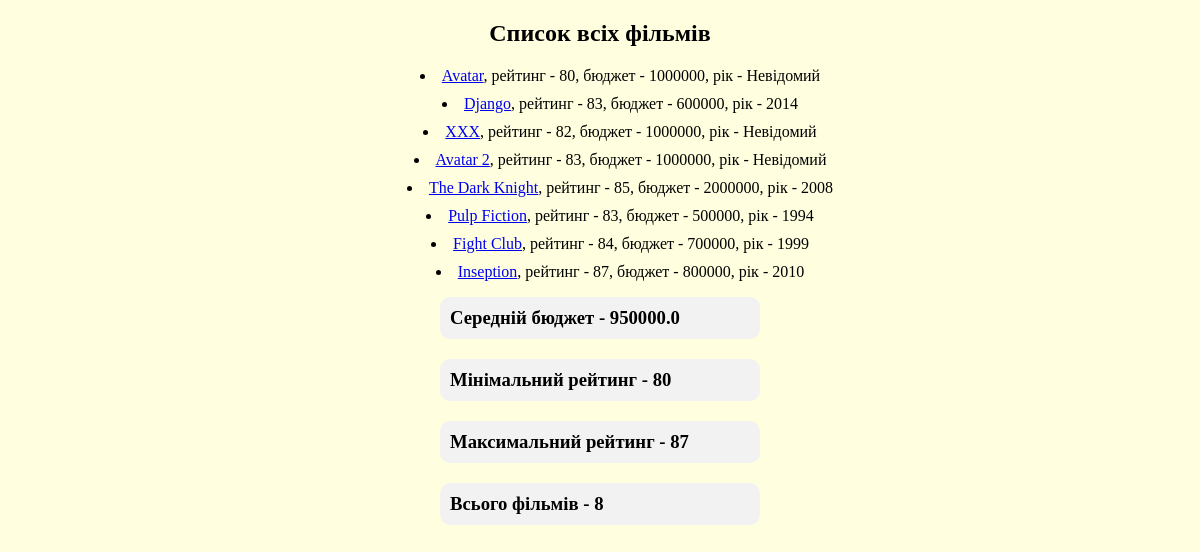
The page / on the database its author committed.
### movie_app/models.py (models this page shows, shortened)
class Movie(models.Model):
	name = models.CharField(max_length=40)
	rating = models.IntegerField()
	year = models.IntegerField(null=True)
	budget = models.IntegerField(default=1000000)
	slug = models.SlugField(default='', null=False)
	def get_url(self):
		return reverse('movie-datail', args=[self.slug])

### movie_app/views.py (the view)
# urls.py: path('', views.show_all_movie),
def show_all_movie(request):
    movies = Movie.objects.annotate(
    	true_bool=Value(True),
    	false_bool=Value(False),
    	int_field=Value(123),
    	str_field=Value('hello'),
    	new_budget=F('budget')+100,
    	dob_rating_year=F('rating')*F('year')
    	)
    agg = movies.aggregate(Avg('budget'), Max('rating'), Min('rating'))
    return render(request, 'movie_app/all_movies.html', {
		'movies':movies,
        'agg':agg,
        'total':movies.count()#це приклад ще одного застосування агрегації
	})

### movie_app/templates/movie_app/all_movies.html (shortened to what this page needs)
{% extends 'movie_app/base.html' %}
{% load static %}
{% block content %}
    <h2>Список всіх фільмів</h2>
    <ul>
    	{% for movie in movies%}
            <li><a href="{{ movie.get_url }}">{{movie.name }}</a>,
            рейтинг - {{movie.rating}},
        бюджет - {{movie.budget}},
        рік - {{movie.year|default:"Невідомий"}}
        </li>
    	{% endfor %}
    </ul>
<h3>Середній бюджет - {{agg.budget__avg}} </h3>
<h3>Мінімальний рейтинг - {{agg.rating__min}} </h3>
<h3>Максимальний рейтинг - {{agg.rating__max}} </h3>
<h3>Всього фільмів - {{total}} </h3>
{% endblock %}

### movie_app/templates/movie_app/base.html (shortened to what this page needs)
{% load static %}
<!DOCTYPE HTML>
<html>
<head>
    <link rel="stylesheet" href="{% static 'css/index.css' %}">
</head>
<body>
    {% block content%} {% endblock %}
</body>
</html>

### movie_app/static/css/index.css (style rules this page uses)
html { background-color: lightyellow; }
ul { text-align: center; list-style-position: inside; }
li { margin-bottom: 10px; }
h3 { width: 300px; margin: 0 auto; background-color: #f2f2f2; padding: 10px; border-radius: 10px; margin-bottom: 20px; }
h2 { text-align: center; margin-bottom: 20px; }

### rows shown on the page
Movie: name "Avatar", rating "80", budget "1000000", year "Невідомий"
Movie: name "Django", rating "83", budget "600000", year "2014"
Movie: name "XXX", rating "82", budget "1000000", year "Невідомий"
Movie: name "Avatar 2", rating "83", budget "1000000", year "Невідомий"
Movie: name "The Dark Knight", rating "85", budget "2000000", year "2008"
Movie: name "Pulp Fiction", rating "83", budget "500000", year "1994"
Movie: name "Fight Club", rating "84", budget "700000", year "1999"
Movie: name "Inseption", rating "87", budget "800000", year "2010"

### other values the page prints
{{ agg.budget__avg }} "950000.0"
{{ agg.rating__min }} "80"
{{ agg.rating__max }} "87"
{{ total }} "8"
